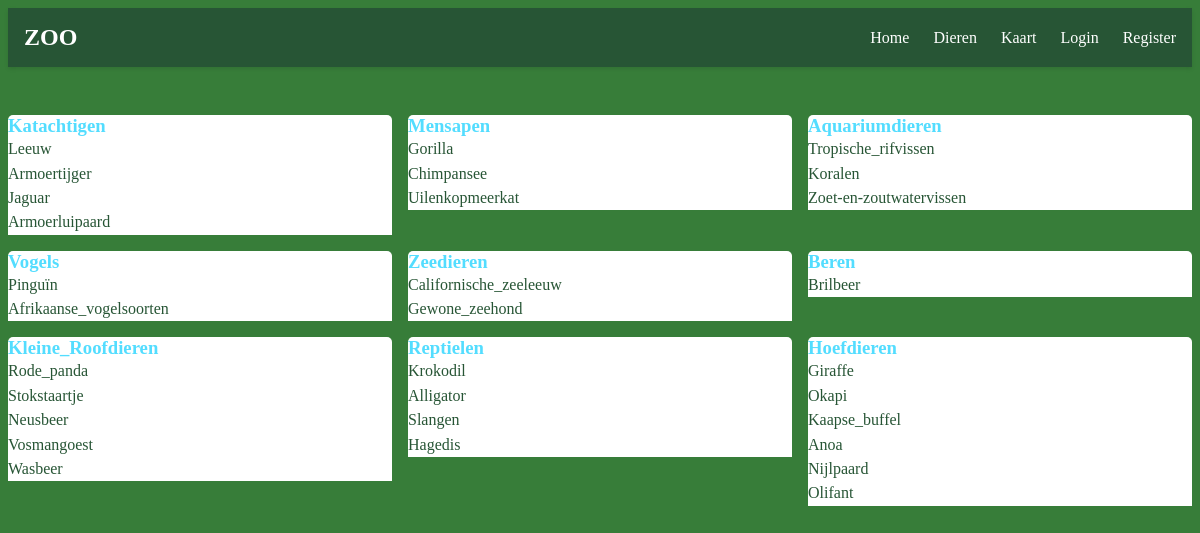
Page /Dieren on the earlier database version.
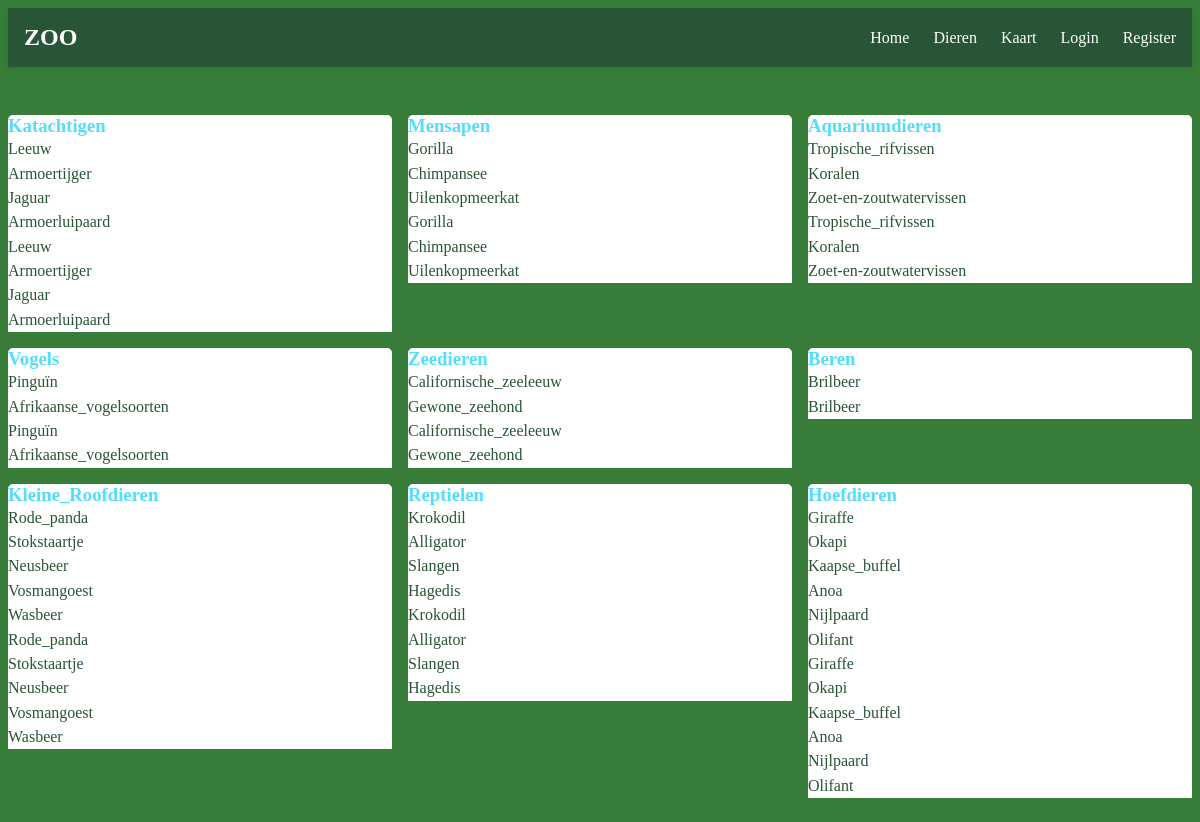
Same page on the later database version.
### tables this page shows
CREATE TABLE DIEREN (id INTEGER PRIMARY KEY AUTOINCREMENT, naam TEXT, beschrijving TEXT, categorie TEXT, status TEXT, leefgebied TEXT, kenmerken TEXT);

### app.py (the view)
@app.route("/Dieren")
def dieren():
    dieren = db.execute("SELECT * FROM DIEREN")
    categorieen = db.execute("SELECT * FROM CATEGORIEEN")
    return render_template("Dieren.html", categorieen=categorieen, dieren=dieren)

### templates/Dieren.html
{% extends "layout.html" %}
{% block content %}
<div class="dieren-grid">
  {% for categorie in ["Katachtigen", "Mensapen", "Aquariumdieren", "Vogels", "Zeedieren", "Beren","Kleine_Roofdieren", "Reptielen", "Hoefdieren"] %}
  <div class="categorie-card">
    <h3>{{ categorie }}</h3>
    <ul>
      {% for dier in dieren %}
        {% if dier.categorie == categorie %}
          <li><a class="link" href="/dier/{{ dier.naam }}">{{ dier.naam }}</a></li>
        {% endif %}
      {% endfor %}
    </ul>
  </div>
  {% endfor %}
</div>
{% endblock %}

### templates/layout.html (shortened to what this page needs)
<!DOCTYPE html>
<html lang="nl">
<head>
    <link rel="stylesheet" href="/static/style.css">
</head>
<body>
    <nav class="navbar">
        <div class="nav-container">
            <h2 class="nav-title">ZOO</h2>
            <div class="nav-links">
                <a href="/">Home</a>
                <a href="/Dieren">Dieren</a>
                <a href="/Kaart">Kaart</a>
                {% if session.get('username') %}
                    <span class="user-welcome">Welkom, {{ session['username'] }}!</span>
                    <a href="/logout" class="nav-logout">Logout</a>
                {% else %}
                    <a href="/login">Login</a>
                    <a href="/register">Register</a>
                {% endif %}
            </div>
        </div>
    </nav>
    {% block content %}
    {% endblock %}
</body>
</html>

### static/style.css (style rules this page uses)
.link { text-decoration: none; color: rgb(39, 85, 53); font-weight: 500; transition: color 0.3s ease; }
body { background-color: rgb(55, 125, 57); }
.dieren-grid { display: grid; grid-template-columns: repeat(3, 1fr); gap: 1rem; padding: 1rem 0; }
.categorie-card h3 { margin: 0 0 0rem; border-top-left-radius: 5px; border-top-right-radius: 5px; color: rgb(83, 221, 255); background-color: white; border: 1px solid(83, 221, 255); }
.categorie-card ul { list-style: none; margin: 0; padding: 0; background-color: white; }
.categorie-card ul li { background-color: white; padding: 0.2rem 0; }
.navbar { background-color: rgb(39, 85, 53); padding: 1rem 0; box-shadow: 0 2px 4px rgba(0,0,0,0.1); margin-bottom: 2rem; }
.nav-container { max-width: 1200px; margin: 0 auto; padding: 0 1rem; display: flex; justify-content: space-between; align-items: center; }
.nav-title { margin: 0; color: white; font-size: 1.5rem; }
.nav-links { display: flex; gap: 1.5rem; align-items: center; }
.nav-links a { color: white; text-decoration: none; font-weight: 500; transition: color 0.3s ease; }

Differences in the rows shown:
added DIEREN: naam "Leeuw", shown under "Katachtigen"
added DIEREN: naam "Armoertijger", shown under "Katachtigen"
added DIEREN: naam "Jaguar", shown under "Katachtigen"
added DIEREN: naam "Armoerluipaard", shown under "Katachtigen"
added DIEREN: naam "Gorilla", shown under "Mensapen"
added DIEREN: naam "Chimpansee", shown under "Mensapen"
added DIEREN: naam "Uilenkopmeerkat", shown under "Mensapen"
added DIEREN: naam "Tropische_rifvissen", shown under "Aquariumdieren"
added DIEREN: naam "Koralen", shown under "Aquariumdieren"
added DIEREN: naam "Zoet-en-zoutwatervissen", shown under "Aquariumdieren"
added DIEREN: naam "Pinguïn", shown under "Vogels"
added DIEREN: naam "Afrikaanse_vogelsoorten", shown under "Vogels"
added DIEREN: naam "Californische_zeeleeuw", shown under "Zeedieren"
added DIEREN: naam "Gewone_zeehond", shown under "Zeedieren"
added DIEREN: naam "Brilbeer", shown under "Beren"
added DIEREN: naam "Rode_panda", shown under "Kleine_Roofdieren"
added DIEREN: naam "Stokstaartje", shown under "Kleine_Roofdieren"
added DIEREN: naam "Neusbeer", shown under "Kleine_Roofdieren"
added DIEREN: naam "Vosmangoest", shown under "Kleine_Roofdieren"
added DIEREN: naam "Wasbeer", shown under "Kleine_Roofdieren"
added DIEREN: naam "Krokodil", shown under "Reptielen"
added DIEREN: naam "Alligator", shown under "Reptielen"
added DIEREN: naam "Slangen", shown under "Reptielen"
added DIEREN: naam "Hagedis", shown under "Reptielen"
added DIEREN: naam "Giraffe", shown under "Hoefdieren"
added DIEREN: naam "Okapi", shown under "Hoefdieren"
added DIEREN: naam "Kaapse_buffel", shown under "Hoefdieren"
added DIEREN: naam "Anoa", shown under "Hoefdieren"
added DIEREN: naam "Nijlpaard", shown under "Hoefdieren"
added DIEREN: naam "Olifant", shown under "Hoefdieren"
